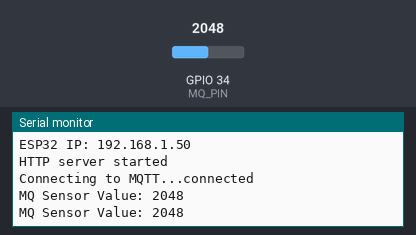
A sketch run on a simulated ESP32. Shown: the last lines printed to the serial monitor. The inputs (shaded band) are chosen by the test bench; at power-on: GPIO 34 (MQ_PIN) = 2048. WiFi joins after 1.5 s; servers stay silent unless stated; no MQTT or app messages arrive unless stated.

Above: at 2.7 s.
2.8 s: GPIO 34 (MQ_PIN) set to 2866
At 4.1 s:
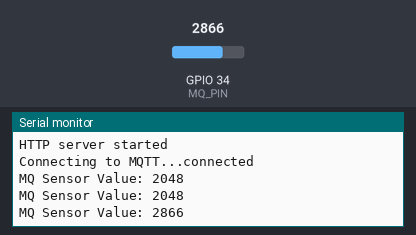
4.3 s: GPIO 34 (MQ_PIN) set to 3603
At 5.4 s:
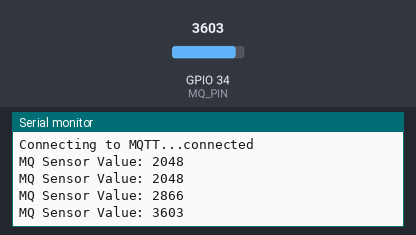
Timing chart, 0 to 7.3 s (numbered marks = the images above; inputs shaded):
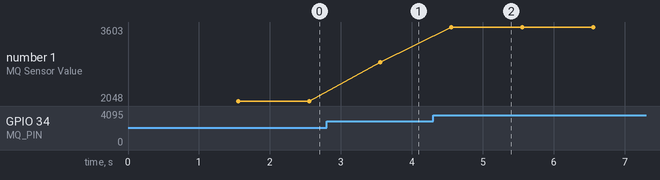

Measured:
- after the input at 2.8 s, the serial monitor: prints a new line after 0.76 s (image 1)
- after the input at 4.3 s, the serial monitor: prints a new line after 0.26 s (image 2)
- plotted number 1: 2048 → 2866 after the input at 2.8 s, 2866 → 3603 after the input at 4.3 s

The sketch:

gas_sensor_mqtt_http_server.ino
```cpp
#include <WiFi.h>
#include <PubSubClient.h>
#include <WebServer.h>

// ===== Wi-Fi Credentials =====
const char* ssid = "sudipnext";
const char* password = "sudip12345";

// ===== MQTT Broker Credentials =====
const char* mqtt_server = "172.25.99.184";  // e.g., 192.168.1.100
const int mqtt_port = 1883;
const char* mqtt_pub_topic = "sensor/gas";

// ===== Gas Sensor Pin =====
#define MQ_PIN 34  // AO pin connected to ESP32 ADC

WiFiClient espClient;
PubSubClient client(espClient);
WebServer server(80);

int gasValue = 0;

// ===== Connect to WiFi =====
void connectWiFi() {
  WiFi.begin(ssid, password);
  Serial.print("Connecting to WiFi");
  while (WiFi.status() != WL_CONNECTED) {
    delay(500);
    Serial.print(".");
  }
  Serial.println("\nWiFi connected!");
  Serial.print("ESP32 IP: ");
  Serial.println(WiFi.localIP());
}

// ===== Connect to MQTT =====
void connectMQTT() {
  while (!client.connected()) {
    Serial.print("Connecting to MQTT...");
    if (client.connect("ESP32GasPublisher")) {
      Serial.println("connected");
    } else {
      Serial.print("failed, rc=");
      Serial.print(client.state());
      Serial.println(" retrying in 2 seconds");
      delay(2000);
    }
  }
}

// ===== HTTP Handler =====
void handleRoot() {
  String html = "<!DOCTYPE html><html><head>";
  html += "<meta name='viewport' content='width=device-width, initial-scale=1'>";
  html += "<title>MQ Gas Sensor Dashboard</title>";
  html += "<style>body{font-family:Arial;text-align:center;} .box{margin-top:50px;font-size:2em;} .bar{width:80%;height:30px;background:#ddd;margin:20px auto;border-radius:15px;overflow:hidden;} .fill{height:100%;background:#f44336;text-align:right;color:white;padding-right:10px;line-height:30px;}</style>";
  html += "<meta http-equiv='refresh' content='1'>";  // refresh every 1s
  html += "</head><body>";
  html += "<h1>MQ Gas Sensor Dashboard</h1>";
  html += "<div class='box'>Sensor Value: " + String(gasValue) + "</div>";

  int barValue = map(gasValue, 0, 4095, 0, 100);  // scale ADC 0-4095 → 0-100%
  html += "<div class='bar'><div class='fill' style='width:" + String(barValue) + "%'>" + String(gasValue) + "</div></div>";
  html += "</body></html>";

  server.send(200, "text/html", html);
}

void setup() {
  Serial.begin(115200);
  pinMode(MQ_PIN, INPUT);

  // Connect WiFi
  connectWiFi();

  // Setup MQTT
  client.setServer(mqtt_server, mqtt_port);

  // Setup HTTP server
  server.on("/", handleRoot);
  server.begin();
  Serial.println("HTTP server started");
}

void loop() {
  if (!client.connected()) {
    connectMQTT();
  }
  client.loop();

  // Read gas sensor
  gasValue = analogRead(MQ_PIN);
  Serial.print("MQ Sensor Value: ");
  Serial.println(gasValue);

  // Publish to MQTT
  String msg = String(gasValue);
  client.publish(mqtt_pub_topic, msg.c_str());

  // Handle HTTP server
  server.handleClient();

  delay(1000);  // update every second
}
```
